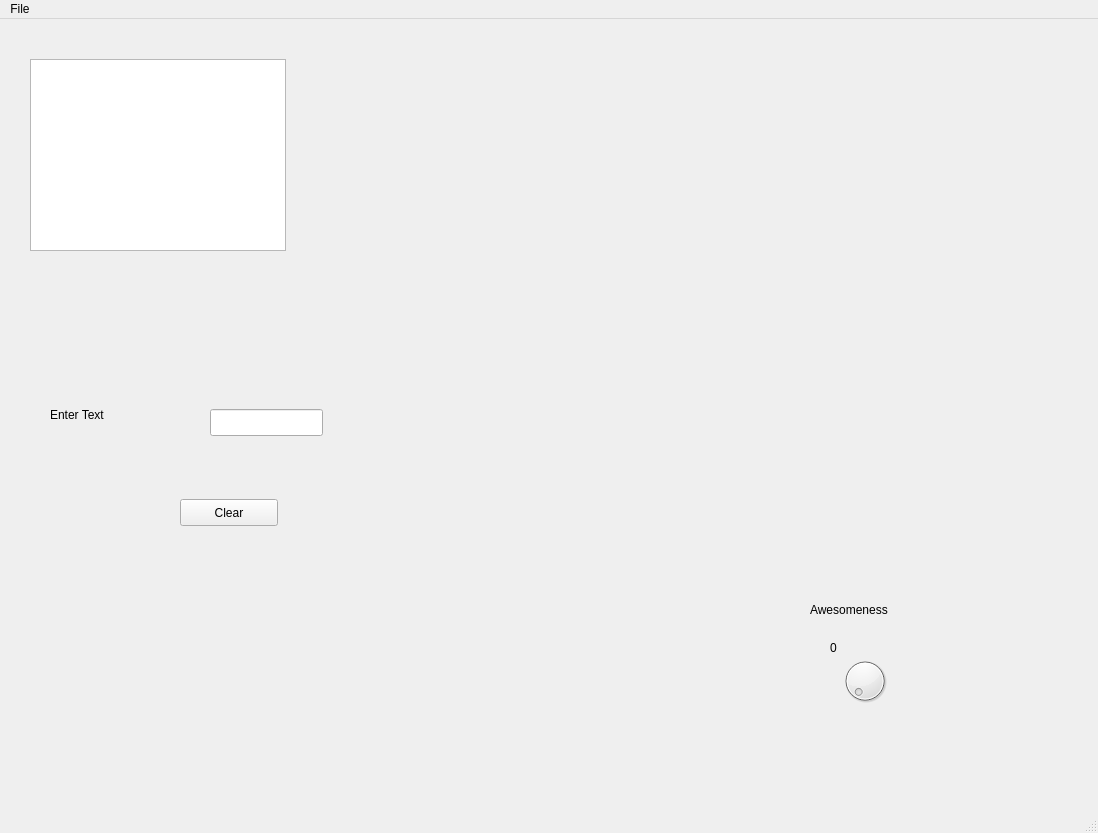
<?xml version="1.0" encoding="UTF-8"?>
<ui version="4.0">
 <class>MainWindow</class>
 <widget class="QMainWindow" name="MainWindow">
  <property name="geometry">
   <rect>
    <x>0</x>
    <y>0</y>
    <width>1098</width>
    <height>833</height>
   </rect>
  </property>
  <property name="windowTitle">
   <string>MainWindow</string>
  </property>
  <widget class="QWidget" name="centralwidget">
   <widget class="QTreeView" name="treeView">
    <property name="geometry">
     <rect>
      <x>30</x>
      <y>40</y>
      <width>256</width>
      <height>192</height>
     </rect>
    </property>
   </widget>
   <widget class="QLabel" name="label">
    <property name="geometry">
     <rect>
      <x>50</x>
      <y>320</y>
      <width>201</width>
      <height>151</height>
     </rect>
    </property>
    <property name="text">
     <string>Enter Text</string>
    </property>
   </widget>
   <widget class="QLineEdit" name="lineEdit">
    <property name="geometry">
     <rect>
      <x>210</x>
      <y>390</y>
      <width>113</width>
      <height>27</height>
     </rect>
    </property>
   </widget>
   <widget class="QPushButton" name="pushButton">
    <property name="geometry">
     <rect>
      <x>180</x>
      <y>480</y>
      <width>98</width>
      <height>27</height>
     </rect>
    </property>
    <property name="text">
     <string>Clear</string>
    </property>
   </widget>
   <widget class="QDial" name="dial">
    <property name="geometry">
     <rect>
      <x>840</x>
      <y>630</y>
      <width>50</width>
      <height>64</height>
     </rect>
    </property>
   </widget>
   <widget class="QLabel" name="label_2">
    <property name="geometry">
     <rect>
      <x>810</x>
      <y>580</y>
      <width>101</width>
      <height>21</height>
     </rect>
    </property>
    <property name="text">
     <string>Awesomeness</string>
    </property>
   </widget>
   <widget class="QLabel" name="label_3">
    <property name="geometry">
     <rect>
      <x>830</x>
      <y>620</y>
      <width>66</width>
      <height>17</height>
     </rect>
    </property>
    <property name="text">
     <string>0</string>
    </property>
   </widget>
  </widget>
  <widget class="QMenuBar" name="menubar">
   <property name="geometry">
    <rect>
     <x>0</x>
     <y>0</y>
     <width>1098</width>
     <height>25</height>
    </rect>
   </property>
   <widget class="QMenu" name="menuHello">
    <property name="title">
     <string>File</string>
    </property>
    <addaction name="actionOpen"/>
    <addaction name="actionQuit"/>
   </widget>
   <addaction name="menuHello"/>
  </widget>
  <widget class="QStatusBar" name="statusbar"/>
  <action name="actionOpen">
   <property name="text">
    <string>Open</string>
   </property>
  </action>
  <action name="actionQuit">
   <property name="text">
    <string>Quit</string>
   </property>
   <property name="shortcut">
    <string>Ctrl+Q</string>
   </property>
  </action>
 </widget>
 <resources/>
 <connections>
  <connection>
   <sender>dial</sender>
   <signal>valueChanged(int)</signal>
   <receiver>label_3</receiver>
   <slot>setNum(int)</slot>
   <hints>
    <hint type="sourcelabel">
     <x>864</x>
     <y>696</y>
    </hint>
    <hint type="destinationlabel">
     <x>839</x>
     <y>653</y>
    </hint>
   </hints>
  </connection>
  <connection>
   <sender>actionOpen</sender>
   <signal>activated()</signal>
   <receiver>MainWindow</receiver>
   <slot>showFullScreen()</slot>
   <hints>
    <hint type="sourcelabel">
     <x>-1</x>
     <y>-1</y>
    </hint>
    <hint type="destinationlabel">
     <x>548</x>
     <y>416</y>
    </hint>
   </hints>
  </connection>
  <connection>
   <sender>actionQuit</sender>
   <signal>activated()</signal>
   <receiver>MainWindow</receiver>
   <slot>close()</slot>
   <hints>
    <hint type="sourcelabel">
     <x>-1</x>
     <y>-1</y>
    </hint>
    <hint type="destinationlabel">
     <x>548</x>
     <y>416</y>
    </hint>
   </hints>
  </connection>
 </connections>
</ui>
